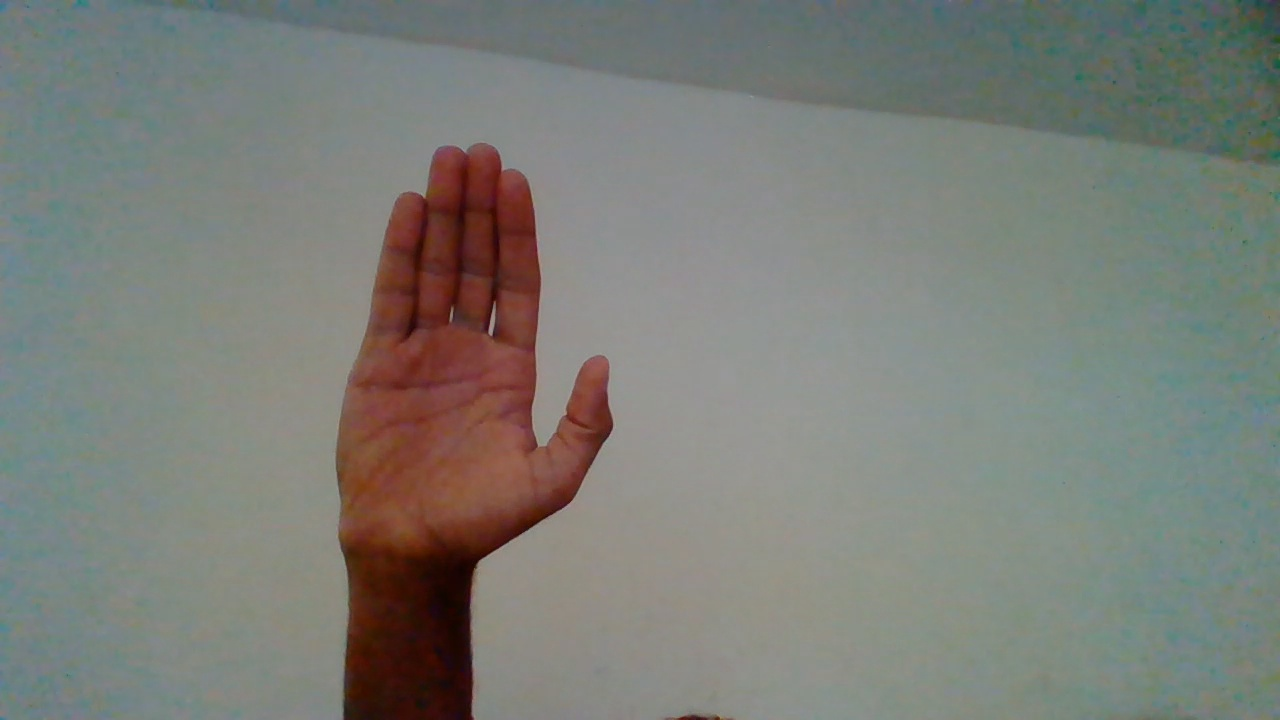
#> input picture Amharic_Sign_Language/Amharic_Sign_Language/test/He461.jpg, 1280 x 720 px, given in place of the camera
$ python KidusHis.py
#> lines starting #> are read from the running program, lines starting #| are printed output that depends on the picture; after the words box and inside, x2 and y2 are one past the last pixel; in counts of white or black regions, pixels touching at a corner belong together
import cv2
import numpy as np
import pickle

def build_squares(img):
    x, y, w, h = 420, 140, 10, 10
    d = 10
    crop = None
    for i in range(10):
        row_img = None
        for j in range(5):
            if row_img is None:
                row_img = img[y:y+h, x:x+w]
            else:
                row_img = np.hstack((row_img, img[y:y+h, x:x+w]))
            cv2.rectangle(img, (x, y), (x+w, y+h), (0, 255, 0), 1)
            x += w + d
        if crop is None:
            crop = row_img
        else:
            crop = np.vstack((crop, row_img))
        x = 420
        y += h + d
    return crop

def get_hand_hist():
    cam = cv2.VideoCapture(1)
    if not cam.isOpened():
        cam = cv2.VideoCapture(0)
    if not cam.isOpened():
        raise IOError("Cannot open webcam")

    x, y, w, h = 300, 100, 300, 300
    flagPressedC, flagPressedS = False, False
    hist = None

    try:
        while True:
            ret, img = cam.read()
#> img is the input picture: shape (720, 1280, 3); mean B, G, R 119.8, 126, 123.4
            if not ret:
                continue
            img = cv2.flip(img, 1)
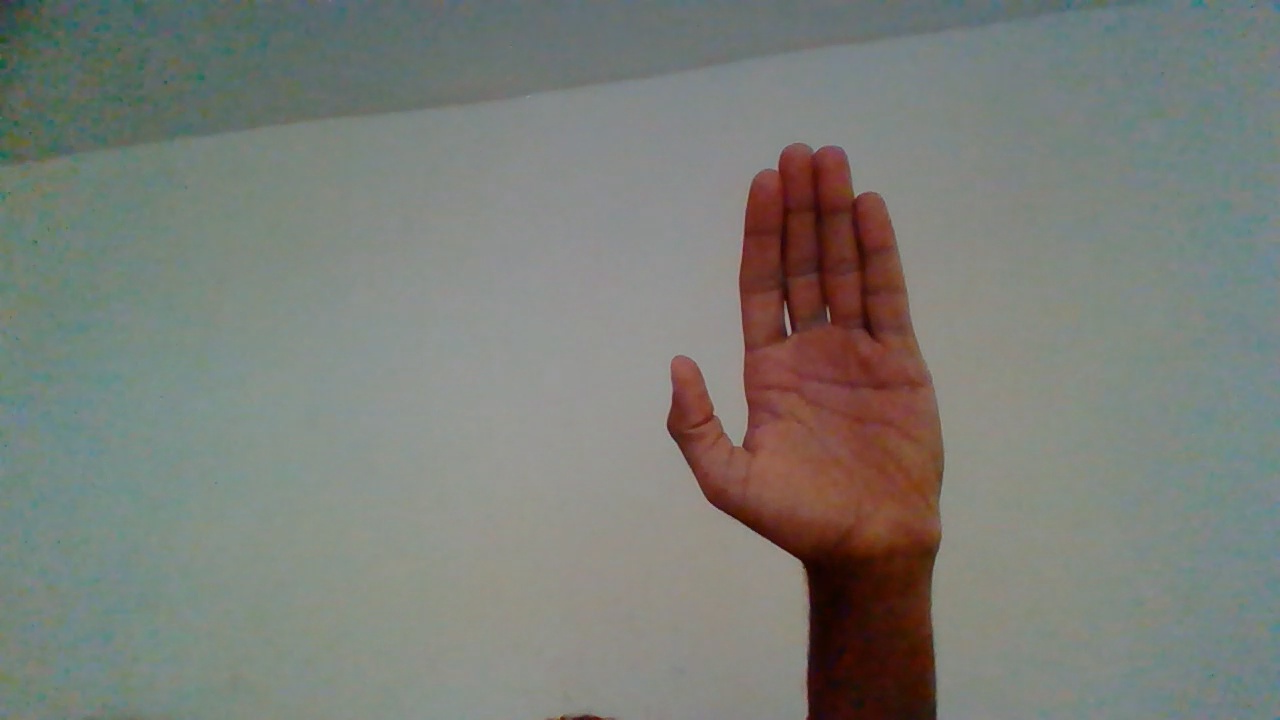
#> img: shape (720, 1280, 3); mean B, G, R 119.8, 126, 123.4
            imgCrop = build_squares(img)
#> after the loop in build_squares, `for i in range(10):`:
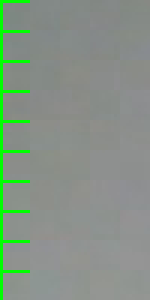
#> crop: shape (100, 50, 3) (shown 3 times larger); mean B, G, R 134.3, 146.8, 133.7
#> after the loop in build_squares, `for i in range(10):`:
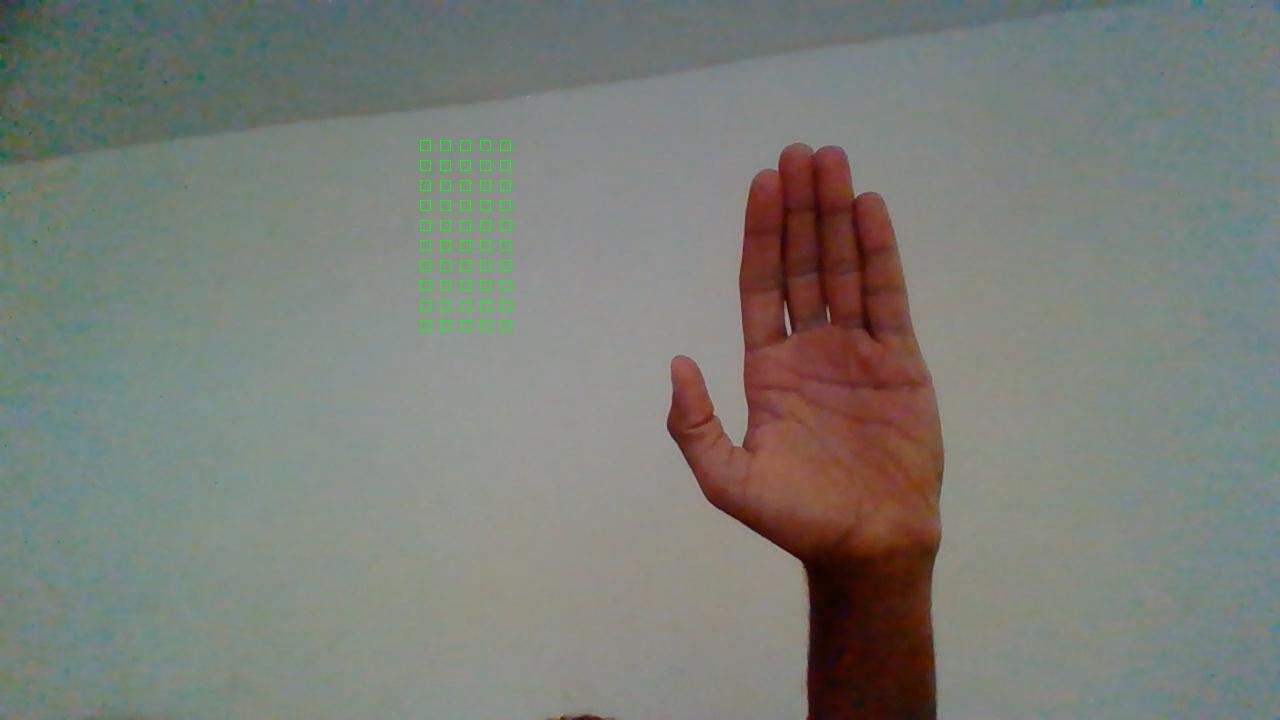
#> img: shape (720, 1280, 3); 0.22% of pixels changed, all inside (x1, y1, x2, y2) = (420, 140, 511, 331)
#> after the loop in build_squares, `for i in range(10):`: y = 340

            keypress = cv2.waitKey(1)
#> (key Esc is pressed here)
            if keypress == ord('c'):
                hsvCrop = cv2.cvtColor(imgCrop, cv2.COLOR_BGR2HSV)
                flagPressedC = True
                hist = cv2.calcHist([hsvCrop], [0, 1], None, [180, 256], [0, 180, 0, 256])
                cv2.normalize(hist, hist, 0, 255, cv2.NORM_MINMAX)
            elif keypress == ord('s') and hist is not None:
                break

            if flagPressedC:
                hsv = cv2.cvtColor(img, cv2.COLOR_BGR2HSV)
                dst = cv2.calcBackProject([hsv], [0, 1], hist, [0, 180, 0, 256], 1)
                disc = cv2.getStructuringElement(cv2.MORPH_ELLIPSE, (10, 10))
                cv2.filter2D(dst, -1, disc, dst)
                blur = cv2.medianBlur(dst, 15)
                ret, thresh = cv2.threshold(blur, 0, 255, cv2.THRESH_BINARY + cv2.THRESH_OTSU)
                thresh = cv2.merge((thresh, thresh, thresh))
                cv2.imshow("Threshold", thresh)
            cv2.imshow("Set Hand Histogram", img)
    finally:
        cam.release()
        cv2.destroyAllWindows()
        if hist is not None:
            with open("hist.pkl", "wb") as f:
                pickle.dump(hist, f)

if __name__ == "__main__":
    get_hand_hist()
